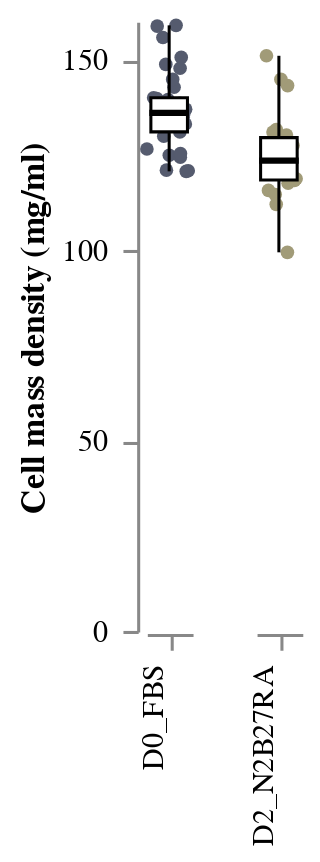

This figure's notebook cell:
### Code cell
STRIPBOX_CellMassDensity = stripbox(
    data = df_all, 
    x = "Condition", 
    y = "Cell mass density (mg/ml)",
    y_title = "Cell mass density (mg/ml)",
    colour = "Condition"
)
STRIPBOX_CellMassDensity

### Figure 1 — Vega-Lite specification as saved in the notebook (floating-point values rounded to 4 significant figures)
{"config": {"view": {"continuousWidth": 400, "continuousHeight": 300, "stroke": "transparent", "strokeWidth": 0.5}, "axis": {"grid": true, "labelPadding": 5, "ticks": true}, "facet": {"spacing": 18}, "header": {"labelOrient": "bottom", "title": null}}, "data": {"name": "data-273aaa2bcab712fc44f9fe5de064da6b"}, "facet": {"column": {"type": "nominal", "field": "Condition", "header": {"labelAlign": "right", "labelAngle": -90, "labelOrient": "bottom", "labelPadding": 5, "titleOrient": "top"}}}, "spec": {"layer": [{"mark": {"type": "circle", "opacity": 1, "size": 20}, "encoding": {"color": {"type": "nominal", "field": "Condition", "legend": null, "scale": {"scheme": "cividis"}}, "x": {"type": "quantitative", "axis": {"grid": false, "labels": false, "ticks": true, "values": [0]}, "field": "jitter", "title": null}, "y": {"type": "quantitative", "axis": {"grid": false, "labels": true, "ticks": true}, "field": "Cell mass density (mg/ml)", "title": "Cell mass density (mg/ml)"}}, "height": 200, "transform": [{"calculate": "(sqrt(-2 * log(random() / 2)) * cos(2 * PI * random() / 2))", "as": "jitter"}], "width": 15}, {"mark": {"type": "boxplot", "extent": "min-max", "size": 12}, "encoding": {"color": {"value": "white"}, "opacity": {"value": 1}, "stroke": {"value": "black"}, "y": {"type": "quantitative", "field": "Cell mass density (mg/ml)", "title": "Cell mass density (mg/ml)"}}, "height": 200, "width": 30}]}, "$schema": "https://vega.github.io/schema/vega-lite/v4.8.1.json", "datasets": {"data-273aaa2bcab712fc44f9fe5de064da6b": [{"Unnamed: 0": 0, "Cell_ID": "Tomogram_sample001", "RI_average": 13670.0, "Condition": "D0_FBS", "Dataset": 20220714, "Mass_density_cytop_mgml": 158.9, "RI_average_DNA": 13780.0, "Mass_density_DNA_mgml": 216.2, "DNA_cytop_Density_Ratio": 1.361, " _x": 1.0, "Label_x": 65540.0, "Volume": 2202.0, "SurfaceArea": 841.2, "Sphericity": 0.921, " _y": 1.0, "Label_y": "Binary:DUP_Raws", "Value": 1.0, "Average": 13620.0, "StandardDeviation": 87.31, "Minimum": 13340.0, "Maximum": 14310.0, "IntegratedDensity": 8723000000.0, "Channel": 1.0, "Frame": 1.0, "Unnamed: 0.1": null, "Cell mass density (mg/ml)": 133.6, "Dry_mass": 294.2}, {"Unnamed: 0": 1, "Cell_ID": "Tomogram_sample005", "RI_average": 13650.0, "Condition": "D0_FBS", "Dataset": 20220714, "Mass_density_cytop_mgml": 145.5, "RI_average_DNA": 13750.0, "Mass_density_DNA_mgml": 201.8, "DNA_cytop_Density_Ratio": 1.387, " _x": 1.0, "Label_x": 65540.0, "Volume": 2038.0, "SurfaceArea": 787.0, "Sphericity": 0.964, " _y": 1.0, "Label_y": "Binary:DUP_Raws", "Value": 1.0, "Average": 13620.0, "StandardDeviation": 86.65, "Minimum": 13330.0, "Maximum": 14130.0, "IntegratedDensity": 8070000000.0, "Channel": 1.0, "Frame": 1.0, "Unnamed: 0.1": null, "Cell mass density (mg/ml)": 129.8, "Dry_mass": 264.6}, {"Unnamed: 0": 3, "Cell_ID": "Tomogram_sample007", "RI_average": 13670.0, "Condition": "D0_FBS", "Dataset": 20220714, "Mass_density_cytop_mgml": 156.3, "RI_average_DNA": 13820.0, "Mass_density_DNA_mgml": 237.2, "DNA_cytop_Density_Ratio": 1.517, " _x": 1.0, "Label_x": 65540.0, "Volume": 2187.0, "SurfaceArea": 821.6, "Sphericity": 0.976, " _y": 1.0, "Label_y": "Binary:DUP_Raws", "Value": 1.0, "Average": 13620.0, "StandardDeviation": 88.64, "Minimum": 13340.0, "Maximum": 14060.0, "IntegratedDensity": 8665000000.0, "Channel": 1.0, "Frame": 1.0, "Unnamed: 0.1": null, "Cell mass density (mg/ml)": 132.6, "Dry_mass": 290.1}, {"Unnamed: 0": 4, "Cell_ID": "Tomogram_sample008", "RI_average": 13690.0, "Condition": "D0_FBS", "Dataset": 20220714, "Mass_density_cytop_mgml": 167.2, "RI_average_DNA": 13820.0, "Mass_density_DNA_mgml": 235.3, "DNA_cytop_Density_Ratio": 1.407, " _x": 1.0, "Label_x": 65540.0, "Volume": 2042.0, "SurfaceArea": 792.6, "Sphericity": 0.947, " _y": 1.0, "Label_y": "Binary:DUP_Raws", "Value": 1.0, "Average": 13650.0, "StandardDeviation": 104.3, "Minimum": 13360.0, "Maximum": 14610.0, "IntegratedDensity": 8106000000.0, "Channel": 1.0, "Frame": 1.0, "Unnamed: 0.1": null, "Cell mass density (mg/ml)": 147.7, "Dry_mass": 301.6}, {"Unnamed: 0": 5, "Cell_ID": "Tomogram_sample009", "RI_average": 13670.0, "Condition": "D0_FBS", "Dataset": 20220714, "Mass_density_cytop_mgml": 159.1, "RI_average_DNA": 13770.0, "Mass_density_DNA_mgml": 210.0, "DNA_cytop_Density_Ratio": 1.32, " _x": 1.0, "Label_x": 65540.0, "Volume": 2054.0, "SurfaceArea": 810.0, "Sphericity": 0.898, " _y": 1.0, "Label_y": "Binary:DUP_Raws", "Value": 1.0, "Average": 13630.0, "StandardDeviation": 81.57, "Minimum": 13350.0, "Maximum": 14370.0, "IntegratedDensity": 8142000000.0, "Channel": 1.0, "Frame": 1.0, "Unnamed: 0.1": null, "Cell mass density (mg/ml)": 137.0, "Dry_mass": 281.3}, {"Unnamed: 0": 7, "Cell_ID": "Tomogram_sample011", "RI_average": 13670.0, "Condition": "D0_FBS", "Dataset": 20220714, "Mass_density_cytop_mgml": 156.3, "RI_average_DNA": 13770.0, "Mass_density_DNA_mgml": 208.0, "DNA_cytop_Density_Ratio": 1.331, " _x": 1.0, "Label_x": 65540.0, "Volume": 2167.0, "SurfaceArea": 918.0, "Sphericity": 0.687, " _y": 1.0, "Label_y": "Binary:DUP_Raws", "Value": 1.0, "Average": 13620.0, "StandardDeviation": 69.9, "Minimum": 13340.0, "Maximum": 14100.0, "IntegratedDensity": 8586000000.0, "Channel": 1.0, "Frame": 1.0, "Unnamed: 0.1": null, "Cell mass density (mg/ml)": 133.1, "Dry_mass": 288.4}, {"Unnamed: 0": 12, "Cell_ID": "Tomogram_sample016", "RI_average": 13610.0, "Condition": "D0_FBS", "Dataset": 20220714, "Mass_density_cytop_mgml": 127.0, "RI_average_DNA": 13740.0, "Mass_density_DNA_mgml": 196.6, "DNA_cytop_Density_Ratio": 1.549, " _x": 1.0, "Label_x": 65540.0, "Volume": 2210.0, "SurfaceArea": 827.0, "Sphericity": 0.976, " _y": 1.0, "Label_y": "Binary:DUP_Raws", "Value": 1.0, "Average": 13600.0, "StandardDeviation": 73.65, "Minimum": 13330.0, "Maximum": 14340.0, "IntegratedDensity": 8740000000.0, "Channel": 1.0, "Frame": 1.0, "Unnamed: 0.1": null, "Cell mass density (mg/ml)": 120.8, "Dry_mass": 266.9}, {"Unnamed: 0": 16, "Cell_ID": "Tomogram_sample023", "RI_average": 13650.0, "Condition": "D0_FBS", "Dataset": 20220714, "Mass_density_cytop_mgml": 146.0, "RI_average_DNA": 13770.0, "Mass_density_DNA_mgml": 212.5, "DNA_cytop_Density_Ratio": 1.456, " _x": 1.0, "Label_x": 65540.0, "Volume": 2200.0, "SurfaceArea": 848.2, "Sphericity": 0.897, " _y": 1.0, "Label_y": "Binary:DUP_Raws", "Value": 1.0, "Average": 13610.0, "StandardDeviation": 81.28, "Minimum": 13290.0, "Maximum": 14400.0, "IntegratedDensity": 8708000000.0, "Channel": 1.0, "Frame": 1.0, "Unnamed: 0.1": null, "Cell mass density (mg/ml)": 126.5, "Dry_mass": 278.3}, {"Unnamed: 0": 23, "Cell_ID": "Tomogram_sample009", "RI_average": 13680.0, "Condition": "D2_N2B27RA", "Dataset": 20220714, "Mass_density_cytop_mgml": 164.0, "RI_average_DNA": 13820.0, "Mass_density_DNA_mgml": 238.7, "DNA_cytop_Density_Ratio": 1.456, " _x": 1.0, "Label_x": 65540.0, "Volume": 2142.0, "SurfaceArea": 803.9, "Sphericity": 0.999, " _y": 1.0, "Label_y": "Binary:DUP_Raws", "Value": 1.0, "Average": 13640.0, "StandardDeviation": 88.46, "Minimum": 13350.0, "Maximum": 14230.0, "IntegratedDensity": 8499000000.0, "Channel": 1.0, "Frame": 1.0, "Unnamed: 0.1": null, "Cell mass density (mg/ml)": 143.1, "Dry_mass": 306.6}, {"Unnamed: 0": 27, "Cell_ID": "Tomogram_sample013", "RI_average": 13650.0, "Condition": "D2_N2B27RA", "Dataset": 20220714, "Mass_density_cytop_mgml": 149.5, "RI_average_DNA": 13800.0, "Mass_density_DNA_mgml": 227.6, "DNA_cytop_Density_Ratio": 1.523, " _x": 1.0, "Label_x": 65540.0, "Volume": 2461.0, "SurfaceArea": 998.4, "Sphericity": 0.688, " _y": 1.0, "Label_y": "Binary:DUP_Raws", "Value": 1.0, "Average": 13600.0, "StandardDeviation": 83.28, "Minimum": 13340.0, "Maximum": 14030.0, "IntegratedDensity": 9732000000.0, "Channel": 1.0, "Frame": 1.0, "Unnamed: 0.1": null, "Cell mass density (mg/ml)": 120.8, "Dry_mass": 297.3}, {"Unnamed: 0": 28, "Cell_ID": "Tomogram_sample014", "RI_average": 13660.0, "Condition": "D2_N2B27RA", "Dataset": 20220714, "Mass_density_cytop_mgml": 154.5, "RI_average_DNA": 13790.0, "Mass_density_DNA_mgml": 220.9, "DNA_cytop_Density_Ratio": 1.429, " _x": 1.0, "Label_x": 65540.0, "Volume": 2112.0, "SurfaceArea": 826.4, "Sphericity": 0.894, " _y": 1.0, "Label_y": "Binary:DUP_Raws", "Value": 1.0, "Average": 13620.0, "StandardDeviation": 85.06, "Minimum": 13350.0, "Maximum": 14120.0, "IntegratedDensity": 8365000000.0, "Channel": 1.0, "Frame": 1.0, "Unnamed: 0.1": null, "Cell mass density (mg/ml)": 131.6, "Dry_mass": 277.9}, {"Unnamed: 0": 37, "Cell_ID": "Tomogram_sample002", "RI_average": 13670.0, "Condition": "D0_FBS", "Dataset": 20220801, "Mass_density_cytop_mgml": 160.1, "RI_average_DNA": 13800.0, "Mass_density_DNA_mgml": 228.4, "DNA_cytop_Density_Ratio": 1.427, " _x": 1.0, "Label_x": 65540.0, "Volume": 2075.0, "SurfaceArea": 799.4, "Sphericity": 0.953, " _y": 1.0, "Label_y": "Binary:DUP_Raws", "Value": 1.0, "Average": 13630.0, "StandardDeviation": 87.3, "Minimum": 13350.0, "Maximum": 14520.0, "IntegratedDensity": 8227000000.0, "Channel": 1.0, "Frame": 1.0, "Unnamed: 0.1": null, "Cell mass density (mg/ml)": 138.4, "Dry_mass": 287.2}, {"Unnamed: 0": 38, "Cell_ID": "Tomogram_sample003", "RI_average": 13670.0, "Condition": "D0_FBS", "Dataset": 20220801, "Mass_density_cytop_mgml": 158.3, "RI_average_DNA": 13800.0, "Mass_density_DNA_mgml": 224.2, "DNA_cytop_Density_Ratio": 1.417, " _x": 1.0, "Label_x": 65540.0, "Volume": 2077.0, "SurfaceArea": 865.1, "Sphericity": 0.754, " _y": 1.0, "Label_y": "Binary:DUP_Raws", "Value": 1.0, "Average": 13630.0, "StandardDeviation": 84.09, "Minimum": 13290.0, "Maximum": 14660.0, "IntegratedDensity": 8233000000.0, "Channel": 1.0, "Frame": 1.0, "Unnamed: 0.1": null, "Cell mass density (mg/ml)": 135.3, "Dry_mass": 281.1}, {"Unnamed: 0": 43, "Cell_ID": "Tomogram_sample008", "RI_average": 13640.0, "Condition": "D0_FBS", "Dataset": 20220801, "Mass_density_cytop_mgml": 142.0, "RI_average_DNA": 13760.0, "Mass_density_DNA_mgml": 205.8, "DNA_cytop_Density_Ratio": 1.449, " _x": 1.0, "Label_x": 65540.0, "Volume": 2132.0, "SurfaceArea": 985.0, "Sphericity": 0.538, " _y": 1.0, "Label_y": "Binary:DUP_Raws", "Value": 1.0, "Average": 13600.0, "StandardDeviation": 75.36, "Minimum": 13320.0, "Maximum": 14260.0, "IntegratedDensity": 8434000000.0, "Channel": 1.0, "Frame": 1.0, "Unnamed: 0.1": null, "Cell mass density (mg/ml)": 120.6, "Dry_mass": 257.2}, {"Unnamed: 0": 44, "Cell_ID": "Tomogram_sample009", "RI_average": 13700.0, "Condition": "D0_FBS", "Dataset": 20220801, "Mass_density_cytop_mgml": 175.6, "RI_average_DNA": 13840.0, "Mass_density_DNA_mgml": 248.9, "DNA_cytop_Density_Ratio": 1.418, " _x": 1.0, "Label_x": 65540.0, "Volume": 2447.0, "SurfaceArea": 889.7, "Sphericity": 0.961, " _y": 1.0, "Label_y": "Binary:DUP_Raws", "Value": 1.0, "Average": 13660.0, "StandardDeviation": 106.5, "Minimum": 13350.0, "Maximum": 14540.0, "IntegratedDensity": 9717000000.0, "Channel": 1.0, "Frame": 1.0, "Unnamed: 0.1": null, "Cell mass density (mg/ml)": 150.5, "Dry_mass": 368.3}, {"Unnamed: 0": 45, "Cell_ID": "Tomogram_sample010", "RI_average": 13670.0, "Condition": "D0_FBS", "Dataset": 20220801, "Mass_density_cytop_mgml": 157.4, "RI_average_DNA": 13810.0, "Mass_density_DNA_mgml": 233.1, "DNA_cytop_Density_Ratio": 1.481, " _x": 1.0, "Label_x": 65540.0, "Volume": 2215.0, "SurfaceArea": 859.8, "Sphericity": 0.873, " _y": 1.0, "Label_y": "Binary:DUP_Raws", "Value": 1.0, "Average": 13640.0, "StandardDeviation": 82.39, "Minimum": 13350.0, "Maximum": 14200.0, "IntegratedDensity": 8788000000.0, "Channel": 1.0, "Frame": 1.0, "Unnamed: 0.1": null, "Cell mass density (mg/ml)": 142.7, "Dry_mass": 316.1}, {"Unnamed: 0": 47, "Cell_ID": "Tomogram_sample012", "RI_average": 13680.0, "Condition": "D0_FBS", "Dataset": 20220801, "Mass_density_cytop_mgml": 161.3, "RI_average_DNA": 13800.0, "Mass_density_DNA_mgml": 226.5, "DNA_cytop_Density_Ratio": 1.404, " _x": 1.0, "Label_x": 65540.0, "Volume": 2305.0, "SurfaceArea": 949.6, "Sphericity": 0.702, " _y": 1.0, "Label_y": "Binary:DUP_Raws", "Value": 1.0, "Average": 13630.0, "StandardDeviation": 84.18, "Minimum": 13350.0, "Maximum": 14230.0, "IntegratedDensity": 9134000000.0, "Channel": 1.0, "Frame": 1.0, "Unnamed: 0.1": null, "Cell mass density (mg/ml)": 134.7, "Dry_mass": 310.5}, {"Unnamed: 0": 50, "Cell_ID": "Tomogram_sample015", "RI_average": 13700.0, "Condition": "D0_FBS", "Dataset": 20220801, "Mass_density_cytop_mgml": 174.7, "RI_average_DNA": 13840.0, "Mass_density_DNA_mgml": 247.5, "DNA_cytop_Density_Ratio": 1.417, " _x": 1.0, "Label_x": 65540.0, "Volume": 2442.0, "SurfaceArea": 889.0, "Sphericity": 0.96, " _y": 1.0, "Label_y": "Binary:DUP_Raws", "Value": 1.0, "Average": 13670.0, "StandardDeviation": 86.0, "Minimum": 13340.0, "Maximum": 14350.0, "IntegratedDensity": 9706000000.0, "Channel": 1.0, "Frame": 1.0, "Unnamed: 0.1": null, "Cell mass density (mg/ml)": 155.8, "Dry_mass": 380.4}, {"Unnamed: 0": 51, "Cell_ID": "Tomogram_sample017", "RI_average": 13680.0, "Condition": "D0_FBS", "Dataset": 20220801, "Mass_density_cytop_mgml": 164.0, "RI_average_DNA": null, "Mass_density_DNA_mgml": null, "DNA_cytop_Density_Ratio": null, " _x": 1.0, "Label_x": 65540.0, "Volume": 2016.0, "SurfaceArea": 786.4, "Sphericity": 0.945, " _y": 1.0, "Label_y": "Binary:DUP_Raws", "Value": 1.0, "Average": 13640.0, "StandardDeviation": 84.78, "Minimum": 13340.0, "Maximum": 14320.0, "IntegratedDensity": 7993000000.0, "Channel": 1.0, "Frame": 1.0, "Unnamed: 0.1": null, "Cell mass density (mg/ml)": 139.9, "Dry_mass": 282.1}, {"Unnamed: 0": 52, "Cell_ID": "Tomogram_sample018", "RI_average": 13680.0, "Condition": "D0_FBS", "Dataset": 20220801, "Mass_density_cytop_mgml": 161.7, "RI_average_DNA": 13800.0, "Mass_density_DNA_mgml": 227.5, "DNA_cytop_Density_Ratio": 1.407, " _x": 1.0, "Label_x": 65540.0, "Volume": 2431.0, "SurfaceArea": 885.4, "Sphericity": 0.963, " _y": 1.0, "Label_y": "Binary:DUP_Raws", "Value": 1.0, "Average": 13630.0, "StandardDeviation": 83.5, "Minimum": 13340.0, "Maximum": 14130.0, "IntegratedDensity": 9636000000.0, "Channel": 1.0, "Frame": 1.0, "Unnamed: 0.1": null, "Cell mass density (mg/ml)": 136.0, "Dry_mass": 330.6}, {"Unnamed: 0": 54, "Cell_ID": "Tomogram_sample020", "RI_average": 13740.0, "Condition": "D0_FBS", "Dataset": 20220801, "Mass_density_cytop_mgml": 194.3, "RI_average_DNA": 13890.0, "Mass_density_DNA_mgml": 273.5, "DNA_cytop_Density_Ratio": 1.407, " _x": 1.0, "Label_x": 65540.0, "Volume": 2499.0, "SurfaceArea": 921.5, "Sphericity": 0.903, " _y": 1.0, "Label_y": "Binary:DUP_Raws", "Value": 1.0, "Average": 13670.0, "StandardDeviation": 106.9, "Minimum": 13340.0, "Maximum": 14120.0, "IntegratedDensity": 9937000000.0, "Channel": 1.0, "Frame": 1.0, "Unnamed: 0.1": null, "Cell mass density (mg/ml)": 158.9, "Dry_mass": 397.2}, {"Unnamed: 0": 56, "Cell_ID": "Tomogram_sample022", "RI_average": 13700.0, "Condition": "D0_FBS", "Dataset": 20220801, "Mass_density_cytop_mgml": 175.0, "RI_average_DNA": 13870.0, "Mass_density_DNA_mgml": 260.6, "DNA_cytop_Density_Ratio": 1.489, " _x": 1.0, "Label_x": 65540.0, "Volume": 2122.0, "SurfaceArea": 834.0, "Sphericity": 0.878, " _y": 1.0, "Label_y": "Binary:DUP_Raws", "Value": 1.0, "Average": 13650.0, "StandardDeviation": 106.2, "Minimum": 13350.0, "Maximum": 14370.0, "IntegratedDensity": 8426000000.0, "Channel": 1.0, "Frame": 1.0, "Unnamed: 0.1": null, "Cell mass density (mg/ml)": 148.7, "Dry_mass": 315.5}, {"Unnamed: 0": 71, "Cell_ID": "Tomogram_sample014", "RI_average": 13630.0, "Condition": "D2_N2B27RA", "Dataset": 20220801, "Mass_density_cytop_mgml": 135.9, "RI_average_DNA": 13790.0, "Mass_density_DNA_mgml": 220.5, "DNA_cytop_Density_Ratio": 1.623, " _x": 1.0, "Label_x": 65540.0, "Volume": 2222.0, "SurfaceArea": 828.4, "Sphericity": 0.982, " _y": 1.0, "Label_y": "Binary:DUP_Raws", "Value": 1.0, "Average": 13610.0, "StandardDeviation": 83.95, "Minimum": 13340.0, "Maximum": 13890.0, "IntegratedDensity": 8792000000.0, "Channel": 1.0, "Frame": 1.0, "Unnamed: 0.1": null, "Cell mass density (mg/ml)": 125.6, "Dry_mass": 279.1}, {"Unnamed: 0": 75, "Cell_ID": "Tomogram_sample018", "RI_average": 13650.0, "Condition": "D2_N2B27RA", "Dataset": 20220801, "Mass_density_cytop_mgml": 149.0, "RI_average_DNA": 13810.0, "Mass_density_DNA_mgml": 231.8, "DNA_cytop_Density_Ratio": 1.556, " _x": 1.0, "Label_x": 65540.0, "Volume": 2301.0, "SurfaceArea": 869.3, "Sphericity": 0.912, " _y": 1.0, "Label_y": "Binary:DUP_Raws", "Value": 1.0, "Average": 13610.0, "StandardDeviation": 93.44, "Minimum": 13330.0, "Maximum": 14210.0, "IntegratedDensity": 9107000000.0, "Channel": 1.0, "Frame": 1.0, "Unnamed: 0.1": null, "Cell mass density (mg/ml)": 125.1, "Dry_mass": 287.9}, {"Unnamed: 0": 79, "Cell_ID": "Tomogram_sample023", "RI_average": 13670.0, "Condition": "D2_N2B27RA", "Dataset": 20220801, "Mass_density_cytop_mgml": 158.9, "RI_average_DNA": 13770.0, "Mass_density_DNA_mgml": 210.5, "DNA_cytop_Density_Ratio": 1.325, " _x": 1.0, "Label_x": 65540.0, "Volume": 2307.0, "SurfaceArea": 841.0, "Sphericity": 1.012, " _y": 1.0, "Label_y": "Binary:DUP_Raws", "Value": 1.0, "Average": 13620.0, "StandardDeviation": 99.57, "Minimum": 13330.0, "Maximum": 14060.0, "IntegratedDensity": 9136000000.0, "Channel": 1.0, "Frame": 1.0, "Unnamed: 0.1": null, "Cell mass density (mg/ml)": 131.0, "Dry_mass": 302.1}, {"Unnamed: 0": 81, "Cell_ID": "Tomogram_sample001", "RI_average": 13740.0, "Condition": "D0_FBS", "Dataset": 20221121, "Mass_density_cytop_mgml": 194.9, "RI_average_DNA": null, "Mass_density_DNA_mgml": null, "DNA_cytop_Density_Ratio": null, " _x": 1.0, "Label_x": 65540.0, "Volume": 2015.0, "SurfaceArea": 769.4, "Sphericity": 1.008, " _y": 1.0, "Label_y": "Binary:DUP_Raws", "Value": 1.0, "Average": 13670.0, "StandardDeviation": 107.4, "Minimum": 13340.0, "Maximum": 14240.0, "IntegratedDensity": 8011000000.0, "Channel": 1.0, "Frame": 1.0, "Unnamed: 0.1": null, "Cell mass density (mg/ml)": 158.8, "Dry_mass": 319.9}, {"Unnamed: 0": 82, "Cell_ID": "Tomogram_sample002", "RI_average": 13650.0, "Condition": "D0_FBS", "Dataset": 20221121, "Mass_density_cytop_mgml": 148.3, "RI_average_DNA": null, "Mass_density_DNA_mgml": null, "DNA_cytop_Density_Ratio": null, " _x": 1.0, "Label_x": 65540.0, "Volume": 2486.0, "SurfaceArea": 919.7, "Sphericity": 0.898, " _y": 1.0, "Label_y": "Binary:DUP_Raws", "Value": 1.0, "Average": 13630.0, "StandardDeviation": 89.54, "Minimum": 13310.0, "Maximum": 14350.0, "IntegratedDensity": 9850000000.0, "Channel": 1.0, "Frame": 1.0, "Unnamed: 0.1": null, "Cell mass density (mg/ml)": 134.9, "Dry_mass": 335.2}, {"Unnamed: 0": 83, "Cell_ID": "Tomogram_sample003", "RI_average": 13660.0, "Condition": "D0_FBS", "Dataset": 20221121, "Mass_density_cytop_mgml": 154.1, "RI_average_DNA": null, "Mass_density_DNA_mgml": null, "DNA_cytop_Density_Ratio": null, " _x": 1.0, "Label_x": 65540.0, "Volume": 2005.0, "SurfaceArea": 795.6, "Sphericity": 0.903, " _y": 1.0, "Label_y": "Binary:DUP_Raws", "Value": 1.0, "Average": 13630.0, "StandardDeviation": 90.85, "Minimum": 13350.0, "Maximum": 14130.0, "IntegratedDensity": 7948000000.0, "Channel": 1.0, "Frame": 1.0, "Unnamed: 0.1": null, "Cell mass density (mg/ml)": 137.9, "Dry_mass": 276.4}, {"Unnamed: 0": 85, "Cell_ID": "Tomogram_sample007", "RI_average": 13650.0, "Condition": "D0_FBS", "Dataset": 20221121, "Mass_density_cytop_mgml": 148.4, "RI_average_DNA": null, "Mass_density_DNA_mgml": null, "DNA_cytop_Density_Ratio": null, " _x": 1.0, "Label_x": 65540.0, "Volume": 2187.0, "SurfaceArea": 845.0, "Sphericity": 0.897, " _y": 1.0, "Label_y": "Binary:DUP_Raws", "Value": 1.0, "Average": 13630.0, "StandardDeviation": 85.13, "Minimum": 13360.0, "Maximum": 14170.0, "IntegratedDensity": 8673000000.0, "Channel": 1.0, "Frame": 1.0, "Unnamed: 0.1": null, "Cell mass density (mg/ml)": 139.5, "Dry_mass": 305.0}, {"Unnamed: 0": 86, "Cell_ID": "Tomogram_sample008", "RI_average": 13670.0, "Condition": "D0_FBS", "Dataset": 20221121, "Mass_density_cytop_mgml": 158.2, "RI_average_DNA": null, "Mass_density_DNA_mgml": null, "DNA_cytop_Density_Ratio": null, " _x": 1.0, "Label_x": 65540.0, "Volume": 2273.0, "SurfaceArea": 936.3, "Sphericity": 0.712, " _y": 1.0, "Label_y": "Binary:DUP_Raws", "Value": 1.0, "Average": 13640.0, "StandardDeviation": 80.67, "Minimum": 13360.0, "Maximum": 14370.0, "IntegratedDensity": 9013000000.0, "Channel": 1.0, "Frame": 1.0, "Unnamed: 0.1": null, "Cell mass density (mg/ml)": 139.8, "Dry_mass": 317.6}, {"Unnamed: 0": 89, "Cell_ID": "Tomogram_sample010", "RI_average": 13650.0, "Condition": "D0_FBS", "Dataset": 20221121, "Mass_density_cytop_mgml": 148.7, "RI_average_DNA": null, "Mass_density_DNA_mgml": null, "DNA_cytop_Density_Ratio": null, " _x": 1.0, "Label_x": 65540.0, "Volume": 2498.0, "SurfaceArea": 962.2, "Sphericity": 0.792, " _y": 1.0, "Label_y": "Binary:DUP_Raws", "Value": 1.0, "Average": 13610.0, "StandardDeviation": 86.38, "Minimum": 13330.0, "Maximum": 14240.0, "IntegratedDensity": 9886000000.0, "Channel": 1.0, "Frame": 1.0, "Unnamed: 0.1": null, "Cell mass density (mg/ml)": 124.8, "Dry_mass": 311.9}, {"Unnamed: 0": 90, "Cell_ID": "Tomogram_sample011", "RI_average": 13660.0, "Condition": "D0_FBS", "Dataset": 20221121, "Mass_density_cytop_mgml": 150.3, "RI_average_DNA": null, "Mass_density_DNA_mgml": null, "DNA_cytop_Density_Ratio": null, " _x": 1.0, "Label_x": 65540.0, "Volume": 2479.0, "SurfaceArea": 959.9, "Sphericity": 0.786, " _y": 1.0, "Label_y": "Binary:DUP_Raws", "Value": 1.0, "Average": 13630.0, "StandardDeviation": 94.24, "Minimum": 13340.0, "Maximum": 14180.0, "IntegratedDensity": 9829000000.0, "Channel": 1.0, "Frame": 1.0, "Unnamed: 0.1": null, "Cell mass density (mg/ml)": 138.9, "Dry_mass": 344.2}, {"Unnamed: 0": 91, "Cell_ID": "Tomogram_sample012", "RI_average": 13640.0, "Condition": "D0_FBS", "Dataset": 20221121, "Mass_density_cytop_mgml": 140.3, "RI_average_DNA": null, "Mass_density_DNA_mgml": null, "DNA_cytop_Density_Ratio": null, " _x": 1.0, "Label_x": 65540.0, "Volume": 2038.0, "SurfaceArea": 790.9, "Sphericity": 0.95, " _y": 1.0, "Label_y": "Binary:DUP_Raws", "Value": 1.0, "Average": 13620.0, "StandardDeviation": 88.93, "Minimum": 13320.0, "Maximum": 14520.0, "IntegratedDensity": 8073000000.0, "Channel": 1.0, "Frame": 1.0, "Unnamed: 0.1": null, "Cell mass density (mg/ml)": 131.0, "Dry_mass": 267.0}, {"Unnamed: 0": 92, "Cell_ID": "Tomogram_sample013", "RI_average": 13660.0, "Condition": "D0_FBS", "Dataset": 20221121, "Mass_density_cytop_mgml": 153.8, "RI_average_DNA": null, "Mass_density_DNA_mgml": null, "DNA_cytop_Density_Ratio": null, " _x": 1.0, "Label_x": 65540.0, "Volume": 2296.0, "SurfaceArea": 898.1, "Sphericity": 0.823, " _y": 1.0, "Label_y": "Binary:DUP_Raws", "Value": 1.0, "Average": 13620.0, "StandardDeviation": 88.89, "Minimum": 13340.0, "Maximum": 14340.0, "IntegratedDensity": 9097000000.0, "Channel": 1.0, "Frame": 1.0, "Unnamed: 0.1": null, "Cell mass density (mg/ml)": 133.7, "Dry_mass": 307.0}, {"Unnamed: 0": 94, "Cell_ID": "Tomogram_sample017", "RI_average": 13720.0, "Condition": "D0_FBS", "Dataset": 20221121, "Mass_density_cytop_mgml": 182.3, "RI_average_DNA": null, "Mass_density_DNA_mgml": null, "DNA_cytop_Density_Ratio": null, " _x": 1.0, "Label_x": 65540.0, "Volume": 2364.0, "SurfaceArea": 909.0, "Sphericity": 0.841, " _y": 1.0, "Label_y": "Binary:DUP_Raws", "Value": 1.0, "Average": 13650.0, "StandardDeviation": 105.4, "Minimum": 13330.0, "Maximum": 14330.0, "IntegratedDensity": 9380000000.0, "Channel": 1.0, "Frame": 1.0, "Unnamed: 0.1": null, "Cell mass density (mg/ml)": 144.8, "Dry_mass": 342.2}, {"Unnamed: 0": 95, "Cell_ID": "Tomogram_sample018", "RI_average": 13650.0, "Condition": "D0_FBS", "Dataset": 20221121, "Mass_density_cytop_mgml": 147.8, "RI_average_DNA": null, "Mass_density_DNA_mgml": null, "DNA_cytop_Density_Ratio": null, " _x": 1.0, "Label_x": 65540.0, "Volume": 2241.0, "SurfaceArea": 902.5, "Sphericity": 0.772, " _y": 1.0, "Label_y": "Binary:DUP_Raws", "Value": 1.0, "Average": 13610.0, "StandardDeviation": 87.84, "Minimum": 13340.0, "Maximum": 13940.0, "IntegratedDensity": 8866000000.0, "Channel": 1.0, "Frame": 1.0, "Unnamed: 0.1": null, "Cell mass density (mg/ml)": 124.3, "Dry_mass": 278.6}, {"Unnamed: 0": 96, "Cell_ID": "Tomogram_sample019", "RI_average": 13690.0, "Condition": "D0_FBS", "Dataset": 20221121, "Mass_density_cytop_mgml": 170.6, "RI_average_DNA": null, "Mass_density_DNA_mgml": null, "DNA_cytop_Density_Ratio": null, " _x": 1.0, "Label_x": 65540.0, "Volume": 2396.0, "SurfaceArea": 876.5, "Sphericity": 0.964, " _y": 1.0, "Label_y": "Binary:DUP_Raws", "Value": 1.0, "Average": 13630.0, "StandardDeviation": 106.7, "Minimum": 13320.0, "Maximum": 14400.0, "IntegratedDensity": 9502000000.0, "Channel": 1.0, "Frame": 1.0, "Unnamed: 0.1": null, "Cell mass density (mg/ml)": 138.5, "Dry_mass": 331.9}, {"Unnamed: 0": 97, "Cell_ID": "Tomogram_sample020", "RI_average": 13610.0, "Condition": "D0_FBS", "Dataset": 20221121, "Mass_density_cytop_mgml": 128.1, "RI_average_DNA": null, "Mass_density_DNA_mgml": null, "DNA_cytop_Density_Ratio": null, " _x": 1.0, "Label_x": 65540.0, "Volume": 2071.0, "SurfaceArea": 798.9, "Sphericity": 0.951, " _y": 1.0, "Label_y": "Binary:DUP_Raws", "Value": 1.0, "Average": 13600.0, "StandardDeviation": 77.27, "Minimum": 13360.0, "Maximum": 14340.0, "IntegratedDensity": 8191000000.0, "Channel": 1.0, "Frame": 1.0, "Unnamed: 0.1": null, "Cell mass density (mg/ml)": 120.9, "Dry_mass": 250.5}, {"Unnamed: 0": 101, "Cell_ID": "Tomogram_sample003", "RI_average": 13630.0, "Condition": "D2_N2B27RA", "Dataset": 20221121, "Mass_density_cytop_mgml": 137.7, "RI_average_DNA": null, "Mass_density_DNA_mgml": null, "DNA_cytop_Density_Ratio": null, " _x": 1.0, "Label_x": 65540.0, "Volume": 2297.0, "SurfaceArea": 848.3, "Sphericity": 0.978, " _y": 1.0, "Label_y": "Binary:DUP_Raws", "Value": 1.0, "Average": 13610.0, "StandardDeviation": 83.21, "Minimum": 13350.0, "Maximum": 14000.0, "IntegratedDensity": 9090000000.0, "Channel": 1.0, "Frame": 1.0, "Unnamed: 0.1": null, "Cell mass density (mg/ml)": 124.2, "Dry_mass": 285.3}, {"Unnamed: 0": 103, "Cell_ID": "Tomogram_sample005", "RI_average": 13620.0, "Condition": "D2_N2B27RA", "Dataset": 20221121, "Mass_density_cytop_mgml": 132.2, "RI_average_DNA": null, "Mass_density_DNA_mgml": null, "DNA_cytop_Density_Ratio": null, " _x": 1.0, "Label_x": 65540.0, "Volume": 2239.0, "SurfaceArea": 831.5, "Sphericity": 0.986, " _y": 1.0, "Label_y": "Binary:DUP_Raws", "Value": 1.0, "Average": 13590.0, "StandardDeviation": 92.04, "Minimum": 13340.0, "Maximum": 13930.0, "IntegratedDensity": 8848000000.0, "Channel": 1.0, "Frame": 1.0, "Unnamed: 0.1": null, "Cell mass density (mg/ml)": 115.6, "Dry_mass": 258.8}, {"Unnamed: 0": 104, "Cell_ID": "Tomogram_sample006", "RI_average": 13610.0, "Condition": "D2_N2B27RA", "Dataset": 20221121, "Mass_density_cytop_mgml": 128.3, "RI_average_DNA": null, "Mass_density_DNA_mgml": null, "DNA_cytop_Density_Ratio": null, " _x": 1.0, "Label_x": 65540.0, "Volume": 2374.0, "SurfaceArea": 937.4, "Sphericity": 0.774, " _y": 1.0, "Label_y": "Binary:DUP_Raws", "Value": 1.0, "Average": 13590.0, "StandardDeviation": 75.01, "Minimum": 13340.0, "Maximum": 13910.0, "IntegratedDensity": 9383000000.0, "Channel": 1.0, "Frame": 1.0, "Unnamed: 0.1": null, "Cell mass density (mg/ml)": 114.5, "Dry_mass": 272.0}, {"Unnamed: 0": 106, "Cell_ID": "Tomogram_sample008", "RI_average": 13640.0, "Condition": "D2_N2B27RA", "Dataset": 20221121, "Mass_density_cytop_mgml": 142.6, "RI_average_DNA": null, "Mass_density_DNA_mgml": null, "DNA_cytop_Density_Ratio": null, " _x": 1.0, "Label_x": 65540.0, "Volume": 2147.0, "SurfaceArea": 860.4, "Sphericity": 0.818, " _y": 1.0, "Label_y": "Binary:DUP_Raws", "Value": 1.0, "Average": 13600.0, "StandardDeviation": 81.9, "Minimum": 13360.0, "Maximum": 13930.0, "IntegratedDensity": 8493000000.0, "Channel": 1.0, "Frame": 1.0, "Unnamed: 0.1": null, "Cell mass density (mg/ml)": 122.7, "Dry_mass": 263.5}, {"Unnamed: 0": 109, "Cell_ID": "Tomogram_sample011", "RI_average": 13690.0, "Condition": "D2_N2B27RA", "Dataset": 20221121, "Mass_density_cytop_mgml": 166.1, "RI_average_DNA": null, "Mass_density_DNA_mgml": null, "DNA_cytop_Density_Ratio": null, " _x": 1.0, "Label_x": 65540.0, "Volume": 2105.0, "SurfaceArea": 799.7, "Sphericity": 0.98, " _y": 1.0, "Label_y": "Binary:DUP_Raws", "Value": 1.0, "Average": 13650.0, "StandardDeviation": 91.57, "Minimum": 13350.0, "Maximum": 13990.0, "IntegratedDensity": 8354000000.0, "Channel": 1.0, "Frame": 1.0, "Unnamed: 0.1": null, "Cell mass density (mg/ml)": 144.8, "Dry_mass": 304.7}, {"Unnamed: 0": 111, "Cell_ID": "Tomogram_sample014", "RI_average": 13650.0, "Condition": "D2_N2B27RA", "Dataset": 20221121, "Mass_density_cytop_mgml": 147.8, "RI_average_DNA": null, "Mass_density_DNA_mgml": null, "DNA_cytop_Density_Ratio": null, " _x": 1.0, "Label_x": 65540.0, "Volume": 2495.0, "SurfaceArea": 900.1, "Sphericity": 0.966, " _y": 1.0, "Label_y": "Binary:DUP_Raws", "Value": 1.0, "Average": 13620.0, "StandardDeviation": 83.58, "Minimum": 13350.0, "Maximum": 13920.0, "IntegratedDensity": 9882000000.0, "Channel": 1.0, "Frame": 1.0, "Unnamed: 0.1": null, "Cell mass density (mg/ml)": 130.2, "Dry_mass": 324.8}, {"Unnamed: 0": 112, "Cell_ID": "Tomogram_sample015", "RI_average": 13660.0, "Condition": "D2_N2B27RA", "Dataset": 20221121, "Mass_density_cytop_mgml": 150.4, "RI_average_DNA": null, "Mass_density_DNA_mgml": null, "DNA_cytop_Density_Ratio": null, " _x": 1.0, "Label_x": 65540.0, "Volume": 2396.0, "SurfaceArea": 872.6, "Sphericity": 0.977, " _y": 1.0, "Label_y": "Binary:DUP_Raws", "Value": 1.0, "Average": 13610.0, "StandardDeviation": 94.19, "Minimum": 13350.0, "Maximum": 14470.0, "IntegratedDensity": 9485000000.0, "Channel": 1.0, "Frame": 1.0, "Unnamed: 0.1": null, "Cell mass density (mg/ml)": 127.4, "Dry_mass": 305.3}, {"Unnamed: 0": 113, "Cell_ID": "Tomogram_sample016", "RI_average": 13660.0, "Condition": "D2_N2B27RA", "Dataset": 20221121, "Mass_density_cytop_mgml": 150.4, "RI_average_DNA": null, "Mass_density_DNA_mgml": null, "DNA_cytop_Density_Ratio": null, " _x": 1.0, "Label_x": 65540.0, "Volume": 2088.0, "SurfaceArea": 798.2, "Sphericity": 0.97, " _y": 1.0, "Label_y": "Binary:DUP_Raws", "Value": 1.0, "Average": 13610.0, "StandardDeviation": 84.86, "Minimum": 13360.0, "Maximum": 14160.0, "IntegratedDensity": 8264000000.0, "Channel": 1.0, "Frame": 1.0, "Unnamed: 0.1": null, "Cell mass density (mg/ml)": 125.9, "Dry_mass": 262.8}, {"Unnamed: 0": 115, "Cell_ID": "Tomogram_sample018", "RI_average": 13630.0, "Condition": "D2_N2B27RA", "Dataset": 20221121, "Mass_density_cytop_mgml": 136.9, "RI_average_DNA": null, "Mass_density_DNA_mgml": null, "DNA_cytop_Density_Ratio": null, " _x": 1.0, "Label_x": 65540.0, "Volume": 2107.0, "SurfaceArea": 797.1, "Sphericity": 0.992, " _y": 1.0, "Label_y": "Binary:DUP_Raws", "Value": 1.0, "Average": 13590.0, "StandardDeviation": 80.27, "Minimum": 13360.0, "Maximum": 14100.0, "IntegratedDensity": 8331000000.0, "Channel": 1.0, "Frame": 1.0, "Unnamed: 0.1": null, "Cell mass density (mg/ml)": 118.2, "Dry_mass": 249.2}, {"Unnamed: 0": 117, "Cell_ID": "Tomogram_sample020", "RI_average": 13600.0, "Condition": "D2_N2B27RA", "Dataset": 20221121, "Mass_density_cytop_mgml": 118.5, "RI_average_DNA": null, "Mass_density_DNA_mgml": null, "DNA_cytop_Density_Ratio": null, " _x": 1.0, "Label_x": 65540.0, "Volume": 2214.0, "SurfaceArea": 828.3, "Sphericity": 0.976, " _y": 1.0, "Label_y": "Binary:DUP_Raws", "Value": 1.0, "Average": 13580.0, "StandardDeviation": 76.34, "Minimum": 13360.0, "Maximum": 13830.0, "IntegratedDensity": 8746000000.0, "Channel": 1.0, "Frame": 1.0, "Unnamed: 0.1": null, "Cell mass density (mg/ml)": 112.0, "Dry_mass": 247.9}, {"Unnamed: 0": 118, "Cell_ID": "Tomogram_sample021", "RI_average": 13700.0, "Condition": "D2_N2B27RA", "Dataset": 20221121, "Mass_density_cytop_mgml": 175.3, "RI_average_DNA": null, "Mass_density_DNA_mgml": null, "DNA_cytop_Density_Ratio": null, " _x": 1.0, "Label_x": 65540.0, "Volume": 2159.0, "SurfaceArea": 812.2, "Sphericity": 0.984, " _y": 1.0, "Label_y": "Binary:DUP_Raws", "Value": 1.0, "Average": 13660.0, "StandardDeviation": 101.6, "Minimum": 13360.0, "Maximum": 13950.0, "IntegratedDensity": 8577000000.0, "Channel": 1.0, "Frame": 1.0, "Unnamed: 0.1": null, "Cell mass density (mg/ml)": 151.0, "Dry_mass": 326.0}, {"Unnamed: 0": 120, "Cell_ID": "Tomogram_sample023", "RI_average": 13620.0, "Condition": "D2_N2B27RA", "Dataset": 20221121, "Mass_density_cytop_mgml": 132.8, "RI_average_DNA": null, "Mass_density_DNA_mgml": null, "DNA_cytop_Density_Ratio": null, " _x": 1.0, "Label_x": 65540.0, "Volume": 2356.0, "SurfaceArea": 866.8, "Sphericity": 0.964, " _y": 1.0, "Label_y": "Binary:DUP_Raws", "Value": 1.0, "Average": 13600.0, "StandardDeviation": 85.72, "Minimum": 13360.0, "Maximum": 14060.0, "IntegratedDensity": 9318000000.0, "Channel": 1.0, "Frame": 1.0, "Unnamed: 0.1": null, "Cell mass density (mg/ml)": 120.5, "Dry_mass": 283.8}, {"Unnamed: 0": 121, "Cell_ID": "Tomogram_sample024", "RI_average": 13590.0, "Condition": "D2_N2B27RA", "Dataset": 20221121, "Mass_density_cytop_mgml": 114.4, "RI_average_DNA": null, "Mass_density_DNA_mgml": null, "DNA_cytop_Density_Ratio": null, " _x": 1.0, "Label_x": 65540.0, "Volume": 2062.0, "SurfaceArea": 796.8, "Sphericity": 0.951, " _y": 1.0, "Label_y": "Binary:DUP_Raws", "Value": 1.0, "Average": 13560.0, "StandardDeviation": 85.74, "Minimum": 13360.0, "Maximum": 14040.0, "IntegratedDensity": 8131000000.0, "Channel": 1.0, "Frame": 1.0, "Unnamed: 0.1": null, "Cell mass density (mg/ml)": 99.37, "Dry_mass": 204.9}, {"Unnamed: 0": 125, "Cell_ID": "Tomogram_sample028", "RI_average": 13620.0, "Condition": "D2_N2B27RA", "Dataset": 20221121, "Mass_density_cytop_mgml": 132.3, "RI_average_DNA": null, "Mass_density_DNA_mgml": null, "DNA_cytop_Density_Ratio": null, " _x": 1.0, "Label_x": 65540.0, "Volume": 2179.0, "SurfaceArea": 820.5, "Sphericity": 0.972, " _y": 1.0, "Label_y": "Binary:DUP_Raws", "Value": 1.0, "Average": 13590.0, "StandardDeviation": 77.49, "Minimum": 13370.0, "Maximum": 13890.0, "IntegratedDensity": 8615000000.0, "Channel": 1.0, "Frame": 1.0, "Unnamed: 0.1": null, "Cell mass density (mg/ml)": 117.5, "Dry_mass": 256.1}, {"Unnamed: 0": 126, "Cell_ID": "Tomogram_sample029", "RI_average": 13640.0, "Condition": "D2_N2B27RA", "Dataset": 20221121, "Mass_density_cytop_mgml": 140.6, "RI_average_DNA": null, "Mass_density_DNA_mgml": null, "DNA_cytop_Density_Ratio": null, " _x": 1.0, "Label_x": 65540.0, "Volume": 2024.0, "SurfaceArea": 773.3, "Sphericity": 1.002, " _y": 1.0, "Label_y": "Binary:DUP_Raws", "Value": 1.0, "Average": 13600.0, "StandardDeviation": 85.65, "Minimum": 13360.0, "Maximum": 13990.0, "IntegratedDensity": 8004000000.0, "Channel": 1.0, "Frame": 1.0, "Unnamed: 0.1": null, "Cell mass density (mg/ml)": 118.7, "Dry_mass": 240.3}, {"Unnamed: 0": 129, "Cell_ID": "Tomogram_sample004", "RI_average": null, "Condition": "D2_N2B27RA", "Dataset": 20220801, "Mass_density_cytop_mgml": null, "RI_average_DNA": 13790.0, "Mass_density_DNA_mgml": 221.0, "DNA_cytop_Density_Ratio": null, " _x": 1.0, "Label_x": 65540.0, "Volume": 2365.0, "SurfaceArea": 857.5, "Sphericity": 1.003, " _y": 1.0, "Label_y": "Binary:DUP_Raws", "Value": 1.0, "Average": 13600.0, "StandardDeviation": 88.89, "Minimum": 13340.0, "Maximum": 13920.0, "IntegratedDensity": 9355000000.0, "Channel": 1.0, "Frame": 1.0, "Unnamed: 0.1": null, "Cell mass density (mg/ml)": 121.6, "Dry_mass": 287.6}, {"Unnamed: 0": 130, "Cell_ID": "Tomogram_sample022", "RI_average": null, "Condition": "D0_FBS", "Dataset": 20221121, "Mass_density_cytop_mgml": null, "RI_average_DNA": null, "Mass_density_DNA_mgml": null, "DNA_cytop_Density_Ratio": null, " _x": 1.0, "Label_x": 65540.0, "Volume": 2013.0, "SurfaceArea": 838.5, "Sphericity": 0.777, " _y": 1.0, "Label_y": "Binary:DUP_Raws", "Value": 1.0, "Average": 13610.0, "StandardDeviation": 90.99, "Minimum": 13350.0, "Maximum": 14450.0, "IntegratedDensity": 7966000000.0, "Channel": 1.0, "Frame": 1.0, "Unnamed: 0.1": null, "Cell mass density (mg/ml)": 125.3, "Dry_mass": 252.2}]}}
